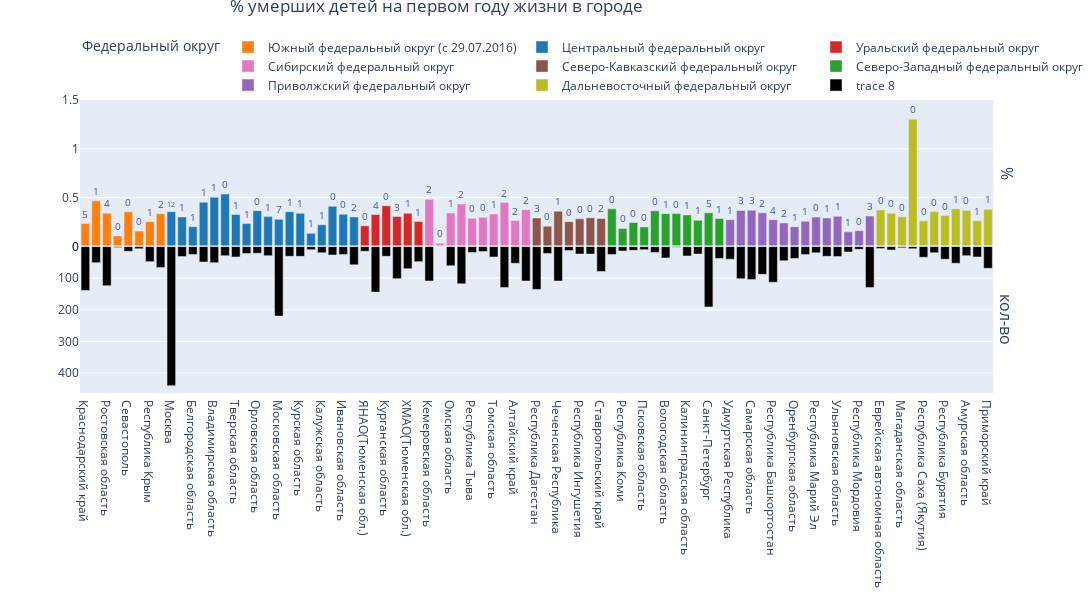

The cell this chart's notebook holds for it:
### Markdown cell above
А если смотреть в разрезе каждого региона, то картина следующая

### Code cell
mask_fed = df.sort_values(by='Федеральный округ',ascending=False,ignore_index=True) 
mask_fed['% умерших детей в деревне'] = ((mask_fed['число умерших детей на первом году жизни в деревне 2020']/mask_fed['Новорожденные']
                                          )*100).astype("float16")

mask_fed['% умерших детей в городе'] = ((mask_fed['число умерших детей на первом году жизни в городе 2020']/mask_fed['Новорожденные']
                                         )*100).astype("float16")       

fig = make_subplots(2,1,shared_xaxes=True,vertical_spacing=0,row_titles=['%','кол-во'])

for group in mask_fed['Федеральный округ'].unique():
    mask = mask_fed[mask_fed['Федеральный округ']==group]
    fig.add_trace(col=1,
                  row=1,
                  trace=go.Bar(x=mask['Регионы'],
                  y=mask['% умерших детей в городе'],
                  showlegend=True,
                  name=group,
                  text=mask['уровень населения'],
                  legend='legend1',
                  textposition='outside',
                  textfont={'size':10},
                  textfont_color='#3F51B5', 
                  marker_color = dct_colors[group]))


fig.add_trace(go.Bar(x=mask_fed['Регионы'],
                     y=mask_fed['число умерших детей на первом году жизни в городе 2020'],
                     marker_color='black'),row=2,col=1) 

fig.update_layout(height=600,title=dict(text='% умерших детей на первом году жизни в городе',x=0.4,y=1),
                  width=1200,
                  legend=dict(x=0, y=1.23,title='Федеральный округ'), legend_orientation="h")
fig.update_yaxes(autorange="reversed", row=2, col=1)
fig.update_yaxes(range=[0,1.5], row=1, col=1)
fig.show()

### Figure 1 — Plotly figure (JSON) as saved in the notebook; plotly's stock layout.template omitted (floating-point values rounded to 4 significant figures)
{"data": [{"legend": "legend", "marker": {"color": "#FF7F0E"}, "name": "Южный федеральный округ (с 29.07.2016)", "showlegend": true, "text": [5.0, 1.0, 4.0, 0.0, 0.0, 0.0, 1.0, 2.0], "textfont": {"color": "#3F51B5", "size": 10}, "textposition": "outside", "type": "bar", "x": ["Краснодарский край", "Астраханская область", "Ростовская область", "Республика Калмыкия", "Севастополь", "Республика Адыгея", "Республика Крым", "Волгоградская область"], "xaxis": "x", "y": [0.2346, 0.4675, 0.3398, 0.1082, 0.355, 0.1584, 0.2544, 0.3357], "yaxis": "y"}, {"legend": "legend", "marker": {"color": "#1F77B4"}, "name": "Центральный федеральный округ", "showlegend": true, "text": [12.0, 1.0, 1.0, 1.0, 1.0, 0.0, 1.0, 1.0, 0.0, 1.0, 7.0, 1.0, 1.0, 1.0, 1.0, 0.0, 0.0, 2.0], "textfont": {"color": "#3F51B5", "size": 10}, "textposition": "outside", "type": "bar", "x": ["Москва", "Ярославская область", "Белгородская область", "Тульская область", "Владимирская область", "Костромская область", "Тверская область", "Липецкая область", "Орловская область", "Брянская область", "Московская область", "Рязанская область", "Курская область", "Тамбовская область", "Калужская область", "Смоленская область", "Ивановская область", "Воронежская область"], "xaxis": "x", "y": [0.3562, 0.3022, 0.2024, 0.4531, 0.5039, 0.5366, 0.3276, 0.2344, 0.3662, 0.3059, 0.2781, 0.3562, 0.3403, 0.1345, 0.2225, 0.4119, 0.3306, 0.3027], "yaxis": "y"}, {"legend": "legend", "marker": {"color": "#D62728"}, "name": "Уральский федеральный округ", "showlegend": true, "text": [0.0, 4.0, 0.0, 3.0, 1.0, 1.0], "textfont": {"color": "#3F51B5", "size": 10}, "textposition": "outside", "type": "bar", "x": ["ЯНАО(Тюменская обл.)", "Свердловская область", "Курганская область", "Челябинская область", "ХМАО(Тюменская обл.)", "Тюменская обл.(кроме ХМАО,ЯНАО)"], "xaxis": "x", "y": [0.2115, 0.3274, 0.4172, 0.3066, 0.3398, 0.2559], "yaxis": "y"}, {"legend": "legend", "marker": {"color": "#E377C2"}, "name": "Сибирский федеральный округ", "showlegend": true, "text": [2.0, 0.0, 1.0, 2.0, 0.0, 0.0, 1.0, 2.0, 2.0, 2.0], "textfont": {"color": "#3F51B5", "size": 10}, "textposition": "outside", "type": "bar", "x": ["Кемеровская область", "Республика Алтай", "Омская область", "Иркутская область", "Республика Тыва", "Республика Хакасия", "Томская область", "Новосибирская область", "Алтайский край", "Красноярский край"], "xaxis": "x", "y": [0.4834, 0.03384, 0.3428, 0.4348, 0.2886, 0.2986, 0.332, 0.4504, 0.2654, 0.376], "yaxis": "y"}, {"legend": "legend", "marker": {"color": "#8C564B"}, "name": "Северо-Кавказский федеральный округ", "showlegend": true, "text": [3.0, 0.0, 1.0, 0.0, 0.0, 0.0, 2.0], "textfont": {"color": "#3F51B5", "size": 10}, "textposition": "outside", "type": "bar", "x": ["Республика Дагестан", "Кабардино-Балкарская Республика", "Чеченская Республика", "Карачаево-Черкесская Республика", "Республика Ингушетия", "Республика Северная Осетия-Алания", "Ставропольский край"], "xaxis": "x", "y": [0.2925, 0.2075, 0.3621, 0.2539, 0.2837, 0.2942, 0.2874], "yaxis": "y"}, {"legend": "legend", "marker": {"color": "#2CA02C"}, "name": "Северо-Западный федеральный округ", "showlegend": true, "text": [0.0, 0.0, 0.0, 0.0, 0.0, 1.0, 0.0, 1.0, 1.0, 5.0, 1.0], "textfont": {"color": "#3F51B5", "size": 10}, "textposition": "outside", "type": "bar", "x": ["Мурманская область", "Республика Коми", "Новгородская область", "Псковская область", "Республика Карелия", "Вологодская область", "Ненецкий АО.(Арх.обл.)", "Калининградская область", "Архангельская обл.(кроме НАО)", "Санкт-Петербург", "Ленинградская область"], "xaxis": "x", "y": [0.3857, 0.1848, 0.2456, 0.2002, 0.3655, 0.3364, 0.3367, 0.323, 0.2695, 0.3445, 0.2864], "yaxis": "y"}, {"legend": "legend", "marker": {"color": "#9467BD"}, "name": "Приволжский федеральный округ", "showlegend": true, "text": [1.0, 3.0, 3.0, 2.0, 4.0, 2.0, 1.0, 1.0, 0.0, 1.0, 1.0, 1.0, 0.0, 3.0], "textfont": {"color": "#3F51B5", "size": 10}, "textposition": "outside", "type": "bar", "x": ["Удмуртская Республика", "Нижегородская область", "Самарская область", "Пермский край", "Республика Башкортостан", "Саратовская область", "Оренбургская область", "Пензенская область", "Республика Марий Эл", "Кировская область", "Ульяновская область", "Чувашская Республика", "Республика Мордовия", "Республика Татарстан"], "xaxis": "x", "y": [0.2749, 0.3689, 0.3716, 0.3447, 0.2744, 0.2413, 0.2024, 0.2588, 0.301, 0.292, 0.3093, 0.1504, 0.162, 0.3125], "yaxis": "y"}, {"legend": "legend", "marker": {"color": "#BCBD22"}, "name": "Дальневосточный федеральный округ", "showlegend": true, "text": [0.0, 0.0, 0.0, 0.0, 0.0, 0.0, 0.0, 1.0, 0.0, 1.0, 1.0], "textfont": {"color": "#3F51B5", "size": 10}, "textposition": "outside", "type": "bar", "x": ["Еврейская автономная область", "Камчатский край", "Магаданская область", "Чукотский автономный округ", "Республика Саха (Якутия)", "Сахалинская область", "Республика Бурятия", "Хабаровский край", "Амурская область", "Забайкальский край", "Приморский край"], "xaxis": "x", "y": [0.3738, 0.3396, 0.3044, 1.304, 0.2625, 0.3577, 0.3169, 0.3857, 0.3694, 0.2644, 0.3821], "yaxis": "y"}, {"marker": {"color": "black"}, "type": "bar", "x": ["Краснодарский край", "Астраханская область", "Ростовская область", "Республика Калмыкия", "Севастополь", "Республика Адыгея", "Республика Крым", "Волгоградская область", "Москва", "Ярославская область", "Белгородская область", "Тульская область", "Владимирская область", "Костромская область", "Тверская область", "Липецкая область", "Орловская область", "Брянская область", "Московская область", "Рязанская область", "Курская область", "Тамбовская область", "Калужская область", "Смоленская область", "Ивановская область", "Воронежская область", "ЯНАО(Тюменская обл.)", "Свердловская область", "Курганская область", "Челябинская область", "ХМАО(Тюменская обл.)", "Тюменская обл.(кроме ХМАО,ЯНАО)", "Кемеровская область", "Республика Алтай", "Омская область", "Иркутская область", "Республика Тыва", "Республика Хакасия", "Томская область", "Новосибирская область", "Алтайский край", "Красноярский край", "Республика Дагестан", "Кабардино-Балкарская Республика", "Чеченская Республика", "Карачаево-Черкесская Республика", "Республика Ингушетия", "Республика Северная Осетия-Алания", "Ставропольский край", "Мурманская область", "Республика Коми", "Новгородская область", "Псковская область", "Республика Карелия", "Вологодская область", "Ненецкий АО.(Арх.обл.)", "Калининградская область", "Архангельская обл.(кроме НАО)", "Санкт-Петербург", "Ленинградская область", "Удмуртская Республика", "Нижегородская область", "Самарская область", "Пермский край", "Республика Башкортостан", "Саратовская область", "Оренбургская область", "Пензенская область", "Республика Марий Эл", "Кировская область", "Ульяновская область", "Чувашская Республика", "Республика Мордовия", "Республика Татарстан", "Еврейская автономная область", "Камчатский край", "Магаданская область", "Чукотский автономный округ", "Республика Саха (Якутия)", "Сахалинская область", "Республика Бурятия", "Хабаровский край", "Амурская область", "Забайкальский край", "Приморский край"], "xaxis": "x2", "y": [139.0, 51.0, 124.0, 3.0, 15.0, 7.0, 48.0, 66.0, 440.0, 32.0, 25.0, 49.0, 51.0, 29.0, 33.0, 22.0, 21.0, 29.0, 220.0, 31.0, 31.0, 10.0, 20.0, 27.0, 25.0, 58.0, 15.0, 144.0, 31.0, 102.0, 70.0, 48.0, 109.0, 1.0, 61.0, 118.0, 19.0, 16.0, 33.0, 130.0, 53.0, 109.0, 136.0, 22.0, 109.0, 13.0, 24.0, 24.0, 79.0, 25.0, 14.0, 12.0, 10.0, 19.0, 36.0, 2.0, 30.0, 24.0, 191.0, 38.0, 40.0, 102.0, 104.0, 88.0, 113.0, 45.0, 38.0, 25.0, 20.0, 31.0, 32.0, 17.0, 9.0, 130.0, 6.0, 11.0, 4.0, 7.0, 34.0, 20.0, 40.0, 53.0, 29.0, 33.0, 69.0], "yaxis": "y2"}], "layout": {"annotations": [{"font": {"size": 16}, "showarrow": false, "text": "%", "textangle": 90, "x": 0.98, "xanchor": "left", "xref": "paper", "y": 0.75, "yanchor": "middle", "yref": "paper"}, {"font": {"size": 16}, "showarrow": false, "text": "кол-во", "textangle": 90, "x": 0.98, "xanchor": "left", "xref": "paper", "y": 0.25, "yanchor": "middle", "yref": "paper"}], "height": 600, "legend": {"orientation": "h", "title": {"text": "Федеральный округ"}, "x": 0, "y": 1.23}, "title": {"text": "% умерших детей на первом году жизни в городе", "x": 0.4, "y": 1}, "width": 1200, "xaxis": {"anchor": "y", "domain": [0, 0.98], "matches": "x2", "showticklabels": false}, "xaxis2": {"anchor": "y2", "domain": [0, 0.98]}, "yaxis": {"anchor": "x", "domain": [0.5, 1], "range": [0, 1.5]}, "yaxis2": {"anchor": "x2", "autorange": "reversed", "domain": [0, 0.5]}}}
